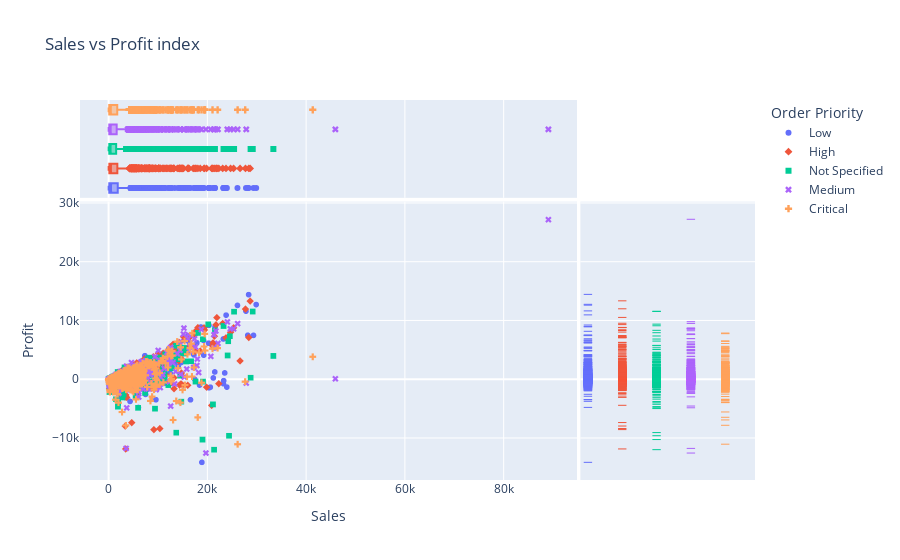

Notebook cell for this chart:
### Code cell
fig=px.scatter(
    df,
    x=df.Sales,
    y=df.Profit,
    color="Order Priority",
    title="Sales vs Profit index",
    symbol="Order Priority",
    marginal_x="box",
    marginal_y="rug"
)
fig.show()

### Figure 1 — Plotly figure (JSON) as saved in the notebook; plotly's stock layout.template omitted (floating-point values rounded to 4 significant figures; data arrays with more than 128 entries replaced by an {"elided": "..."} marker saying what was removed)
{"data": [{"hovertemplate": "Order Priority=Low<br>Sales=%{x}<br>Profit=%{y}<extra></extra>", "legendgroup": "Low", "marker": {"color": "#636efa", "symbol": "circle"}, "mode": "markers", "name": "Low", "showlegend": true, "type": "scattergl", "x": {"elided": "1720 float values"}, "xaxis": "x", "y": {"elided": "1720 float values"}, "yaxis": "y"}, {"alignmentgroup": "True", "hovertemplate": "Order Priority=Low<br>Sales=%{x}<extra></extra>", "legendgroup": "Low", "marker": {"color": "#636efa", "symbol": "circle"}, "name": "Low", "notched": true, "offsetgroup": "Low", "showlegend": false, "type": "box", "x": {"elided": "1720 float values"}, "xaxis": "x3", "yaxis": "y3"}, {"alignmentgroup": "True", "boxpoints": "all", "fillcolor": "rgba(255,255,255,0)", "hoveron": "points", "hovertemplate": "Order Priority=Low<br>Profit=%{y}<extra></extra>", "jitter": 0, "legendgroup": "Low", "line": {"color": "rgba(255,255,255,0)"}, "marker": {"color": "#636efa", "symbol": "line-ew-open"}, "name": "Low", "offsetgroup": "Low", "showlegend": false, "type": "box", "xaxis": "x2", "y": {"elided": "1720 float values"}, "yaxis": "y2"}, {"hovertemplate": "Order Priority=High<br>Sales=%{x}<br>Profit=%{y}<extra></extra>", "legendgroup": "High", "marker": {"color": "#EF553B", "symbol": "diamond"}, "mode": "markers", "name": "High", "showlegend": true, "type": "scattergl", "x": {"elided": "1768 float values"}, "xaxis": "x", "y": {"elided": "1768 float values"}, "yaxis": "y"}, {"alignmentgroup": "True", "hovertemplate": "Order Priority=High<br>Sales=%{x}<extra></extra>", "legendgroup": "High", "marker": {"color": "#EF553B", "symbol": "diamond"}, "name": "High", "notched": true, "offsetgroup": "High", "showlegend": false, "type": "box", "x": {"elided": "1768 float values"}, "xaxis": "x3", "yaxis": "y3"}, {"alignmentgroup": "True", "boxpoints": "all", "fillcolor": "rgba(255,255,255,0)", "hoveron": "points", "hovertemplate": "Order Priority=High<br>Profit=%{y}<extra></extra>", "jitter": 0, "legendgroup": "High", "line": {"color": "rgba(255,255,255,0)"}, "marker": {"color": "#EF553B", "symbol": "line-ew-open"}, "name": "High", "offsetgroup": "High", "showlegend": false, "type": "box", "xaxis": "x2", "y": {"elided": "1768 float values"}, "yaxis": "y2"}, {"hovertemplate": "Order Priority=Not Specified<br>Sales=%{x}<br>Profit=%{y}<extra></extra>", "legendgroup": "Not Specified", "marker": {"color": "#00cc96", "symbol": "square"}, "mode": "markers", "name": "Not Specified", "showlegend": true, "type": "scattergl", "x": {"elided": "1672 float values"}, "xaxis": "x", "y": {"elided": "1672 float values"}, "yaxis": "y"}, {"alignmentgroup": "True", "hovertemplate": "Order Priority=Not Specified<br>Sales=%{x}<extra></extra>", "legendgroup": "Not Specified", "marker": {"color": "#00cc96", "symbol": "square"}, "name": "Not Specified", "notched": true, "offsetgroup": "Not Specified", "showlegend": false, "type": "box", "x": {"elided": "1672 float values"}, "xaxis": "x3", "yaxis": "y3"}, {"alignmentgroup": "True", "boxpoints": "all", "fillcolor": "rgba(255,255,255,0)", "hoveron": "points", "hovertemplate": "Order Priority=Not Specified<br>Profit=%{y}<extra></extra>", "jitter": 0, "legendgroup": "Not Specified", "line": {"color": "rgba(255,255,255,0)"}, "marker": {"color": "#00cc96", "symbol": "line-ew-open"}, "name": "Not Specified", "offsetgroup": "Not Specified", "showlegend": false, "type": "box", "xaxis": "x2", "y": {"elided": "1672 float values"}, "yaxis": "y2"}, {"hovertemplate": "Order Priority=Medium<br>Sales=%{x}<br>Profit=%{y}<extra></extra>", "legendgroup": "Medium", "marker": {"color": "#ab63fa", "symbol": "x"}, "mode": "markers", "name": "Medium", "showlegend": true, "type": "scattergl", "x": {"elided": "1631 float values"}, "xaxis": "x", "y": {"elided": "1631 float values"}, "yaxis": "y"}, {"alignmentgroup": "True", "hovertemplate": "Order Priority=Medium<br>Sales=%{x}<extra></extra>", "legendgroup": "Medium", "marker": {"color": "#ab63fa", "symbol": "x"}, "name": "Medium", "notched": true, "offsetgroup": "Medium", "showlegend": false, "type": "box", "x": {"elided": "1631 float values"}, "xaxis": "x3", "yaxis": "y3"}, {"alignmentgroup": "True", "boxpoints": "all", "fillcolor": "rgba(255,255,255,0)", "hoveron": "points", "hovertemplate": "Order Priority=Medium<br>Profit=%{y}<extra></extra>", "jitter": 0, "legendgroup": "Medium", "line": {"color": "rgba(255,255,255,0)"}, "marker": {"color": "#ab63fa", "symbol": "line-ew-open"}, "name": "Medium", "offsetgroup": "Medium", "showlegend": false, "type": "box", "xaxis": "x2", "y": {"elided": "1631 float values"}, "yaxis": "y2"}, {"hovertemplate": "Order Priority=Critical<br>Sales=%{x}<br>Profit=%{y}<extra></extra>", "legendgroup": "Critical", "marker": {"color": "#FFA15A", "symbol": "cross"}, "mode": "markers", "name": "Critical", "showlegend": true, "type": "scattergl", "x": {"elided": "1608 float values"}, "xaxis": "x", "y": {"elided": "1608 float values"}, "yaxis": "y"}, {"alignmentgroup": "True", "hovertemplate": "Order Priority=Critical<br>Sales=%{x}<extra></extra>", "legendgroup": "Critical", "marker": {"color": "#FFA15A", "symbol": "cross"}, "name": "Critical", "notched": true, "offsetgroup": "Critical", "showlegend": false, "type": "box", "x": {"elided": "1608 float values"}, "xaxis": "x3", "yaxis": "y3"}, {"alignmentgroup": "True", "boxpoints": "all", "fillcolor": "rgba(255,255,255,0)", "hoveron": "points", "hovertemplate": "Order Priority=Critical<br>Profit=%{y}<extra></extra>", "jitter": 0, "legendgroup": "Critical", "line": {"color": "rgba(255,255,255,0)"}, "marker": {"color": "#FFA15A", "symbol": "line-ew-open"}, "name": "Critical", "offsetgroup": "Critical", "showlegend": false, "type": "box", "xaxis": "x2", "y": {"elided": "1608 float values"}, "yaxis": "y2"}], "layout": {"legend": {"title": {"text": "Order Priority"}, "tracegroupgap": 0}, "title": {"text": "Sales vs Profit index"}, "xaxis": {"anchor": "y", "domain": [0, 0.7363], "title": {"text": "Sales"}}, "xaxis2": {"anchor": "y2", "domain": [0.7413, 1], "matches": "x2", "showgrid": false, "showline": false, "showticklabels": false, "ticks": ""}, "xaxis3": {"anchor": "y3", "domain": [0, 0.7363], "matches": "x", "showgrid": true, "showticklabels": false}, "xaxis4": {"anchor": "y4", "domain": [0.7413, 1], "matches": "x2", "showgrid": false, "showline": false, "showticklabels": false, "ticks": ""}, "yaxis": {"anchor": "x", "domain": [0, 0.7326], "title": {"text": "Profit"}}, "yaxis2": {"anchor": "x2", "domain": [0, 0.7326], "matches": "y", "showgrid": true, "showticklabels": false}, "yaxis3": {"anchor": "x3", "domain": [0.7426, 1], "matches": "y3", "showgrid": false, "showline": false, "showticklabels": false, "ticks": ""}, "yaxis4": {"anchor": "x4", "domain": [0.7426, 1], "matches": "y3", "showgrid": true, "showline": false, "showticklabels": false, "ticks": ""}}}
